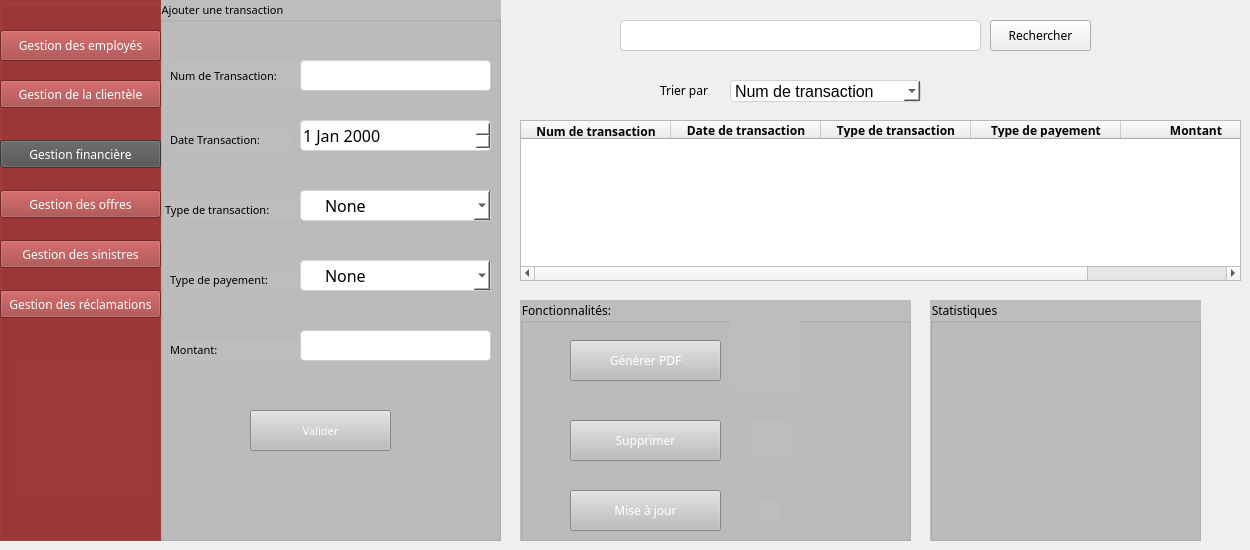
    <widget class="QWidget" name="page_12">
     <widget class="QComboBox" name="comboBox_6">
      <property name="geometry">
       <rect>
        <x>730</x>
        <y>80</y>
        <width>191</width>
        <height>22</height>
       </rect>
      </property>
      <property name="styleSheet">
       <string notr="true">width: 181px;
height: 24px;

/* Body */
font-family: 'Arial Nova';
font-style: normal;
font-weight: 400;
font-size: 16px;
line-height: 150%;
/* identical to box height, or 24px */

/* Label */
color: #000000;


/* Inside auto layout */
flex: none;
order: 0;
flex-grow: 1;
z-index: 0;

/* White */
background: #FFFFFF;
/* Border */
border: 1px solid #CED4DA;
border-radius: 4px;
</string>
      </property>
      <item>
       <property name="text">
        <string>Num de transaction</string>
       </property>
      </item>
      <item>
       <property name="text">
        <string>Date de transaction</string>
       </property>
      </item>
      <item>
       <property name="text">
        <string>Type de transaction</string>
       </property>
      </item>
      <item>
       <property name="text">
        <string>Type de payement</string>
       </property>
      </item>
      <item>
       <property name="text">
        <string>Montant</string>
       </property>
      </item>
     </widget>
     <widget class="QGroupBox" name="groupBox_28">
      <property name="geometry">
       <rect>
        <x>160</x>
        <y>0</y>
        <width>341</width>
        <height>541</height>
       </rect>
      </property>
      <property name="styleSheet">
       <string notr="true">background-color:rgb(189, 189, 189);
font: 87 8pt ;
font-family: Poppins;</string>
      </property>
      <property name="title">
       <string>Ajouter une transaction</string>
      </property>
      <widget class="QLabel" name="label_71">
       <property name="geometry">
        <rect>
         <x>10</x>
         <y>60</y>
         <width>131</width>
         <height>31</height>
        </rect>
       </property>
       <property name="styleSheet">
        <string notr="true">font-family: Poppins;
</string>
       </property>
       <property name="text">
        <string>Num de Transaction:</string>
       </property>
      </widget>
      <widget class="QLabel" name="label_72">
       <property name="geometry">
        <rect>
         <x>10</x>
         <y>130</y>
         <width>121</width>
         <height>20</height>
        </rect>
       </property>
       <property name="styleSheet">
        <string notr="true">font-family: Poppins;
</string>
       </property>
       <property name="text">
        <string>Date Transaction:</string>
       </property>
      </widget>
      <widget class="QLabel" name="label_73">
       <property name="geometry">
        <rect>
         <x>5</x>
         <y>200</y>
         <width>131</width>
         <height>20</height>
        </rect>
       </property>
       <property name="styleSheet">
        <string notr="true">font-family: Poppins;
</string>
       </property>
       <property name="text">
        <string>Type de transaction:</string>
       </property>
      </widget>
      <widget class="QLabel" name="label_74">
       <property name="geometry">
        <rect>
         <x>10</x>
         <y>270</y>
         <width>131</width>
         <height>20</height>
        </rect>
       </property>
       <property name="styleSheet">
        <string notr="true">font-family: Poppins;
</string>
       </property>
       <property name="text">
        <string>Type de payement:</string>
       </property>
      </widget>
      <widget class="QLineEdit" name="lineEdit_num_5">
       <property name="geometry">
        <rect>
         <x>140</x>
         <y>60</y>
         <width>191</width>
         <height>31</height>
        </rect>
       </property>
       <property name="font">
        <font>
         <family>Arial Nova</family>
         <pointsize>9</pointsize>
         <weight>50</weight>
         <italic>false</italic>
         <bold>false</bold>
        </font>
       </property>
       <property name="tabletTracking">
        <bool>false</bool>
       </property>
       <property name="styleSheet">
        <string notr="true">background-color: #ffffff;
font: 9pt &quot;Arial Nova&quot;;
      border: 1px solid #CCCCCC;
      border-radius: 4px;
      height:56px;
      padding: 24px;
      width: 584px;
     display: flex;
	flex-direction: column;
     align-items: flex-start;
      gap: 10px;</string>
       </property>
      </widget>
      <widget class="QPushButton" name="pushButton_V_5">
       <property name="geometry">
        <rect>
         <x>90</x>
         <y>410</y>
         <width>141</width>
         <height>41</height>
        </rect>
       </property>
       <property name="styleSheet">
        <string notr="true">QPushButton:hover {
            background-color: #9f3838;
        }
QPushButton{
color:rgb(255, 255, 255);}</string>
       </property>
       <property name="text">
        <string>Valider</string>
       </property>
      </widget>
      <widget class="QComboBox" name="lineEdit_typeT_5">
       <property name="geometry">
        <rect>
         <x>140</x>
         <y>190</y>
         <width>191</width>
         <height>31</height>
        </rect>
       </property>
       <property name="styleSheet">
        <string notr="true">/* dropdownField */

/* Auto layout */
display: flex;
flex-direction: row;
align-items: center;
padding: 0px;
isolation: isolate;

position: absolute;
width: 213px;
height: 56px;
left: 448px;
top: 394px;

border-radius: 100px;


/* icon */

position: absolute;
width: 24px;
height: 24px;
right: 12px;
top: 17px;


/* Inside auto layout */
flex: none;
order: 0;
flex-grow: 0;
z-index: 1;


/* line */

position: absolute;
left: 82.92%;
right: -19.58%;
top: 33.75%;
bottom: 0.42%;

/* Label */
background: #666666;
transform: rotate(90deg);


/* textField */

box-sizing: border-box;

/* Auto layout */
display: flex;
flex-direction: row;
align-items: center;
padding: 24px;
isolation: isolate;

width: 213px;
height: 56px;

/* White */
background: #FFFFFF;
/* Border */
border: 1px solid #CED4DA;
border-radius: 4px;

/* Inside auto layout */
flex: none;
order: 1;
flex-grow: 1;
z-index: 0;
width: 181px;
height: 24px;

/* Body */
font-family: 'Arial Nova';
font-style: normal;
font-weight: 400;
font-size: 16px;
line-height: 150%;
/* identical to box height, or 24px */

/* Label */
color: #000000;


/* Inside auto layout */
flex: none;
order: 0;
flex-grow: 1;
z-index: 0;</string>
       </property>
       <property name="currentText">
        <string>None</string>
       </property>
       <item>
        <property name="text">
         <string>None</string>
        </property>
       </item>
       <item>
        <property name="text">
         <string>Reglement</string>
        </property>
       </item>
       <item>
        <property name="text">
         <string>Encaissement</string>
        </property>
       </item>
      </widget>
      <widget class="QComboBox" name="lineEdit_typeP_5">
       <property name="geometry">
        <rect>
         <x>140</x>
         <y>260</y>
         <width>191</width>
         <height>31</height>
        </rect>
       </property>
       <property name="styleSheet">
        <string notr="true">/* dropdownField */

/* Auto layout */
display: flex;
flex-direction: row;
align-items: center;
padding: 0px;
isolation: isolate;

position: absolute;
width: 213px;
height: 56px;
left: 448px;
top: 394px;

border-radius: 100px;


/* icon */

position: absolute;
width: 24px;
height: 24px;
right: 12px;
top: 17px;


/* Inside auto layout */
flex: none;
order: 0;
flex-grow: 0;
z-index: 1;


/* line */

position: absolute;
left: 82.92%;
right: -19.58%;
top: 33.75%;
bottom: 0.42%;

/* Label */
background: #666666;
transform: rotate(90deg);


/* textField */

box-sizing: border-box;

/* Auto layout */
display: flex;
flex-direction: row;
align-items: center;
padding: 24px;
isolation: isolate;

width: 213px;
height: 56px;

/* White */
background: #FFFFFF;
/* Border */
border: 1px solid #CED4DA;
border-radius: 4px;

/* Inside auto layout */
flex: none;
order: 1;
flex-grow: 1;
z-index: 0;
width: 181px;
height: 24px;

/* Body */
font-family: 'Arial Nova';
font-style: normal;
font-weight: 400;
font-size: 16px;
line-height: 150%;
/* identical to box height, or 24px */

/* Label */
color: #000000;


/* Inside auto layout */
flex: none;
order: 0;
flex-grow: 1;
z-index: 0;</string>
       </property>
       <item>
        <property name="text">
         <string>None</string>
        </property>
       </item>
       <item>
        <property name="text">
         <string>Espèce</string>
        </property>
       </item>
       <item>
        <property name="text">
         <string>Chèque</string>
        </property>
       </item>
       <item>
        <property name="text">
         <string>Virement</string>
        </property>
       </item>
       <item>
        <property name="text">
         <string>TPE</string>
        </property>
       </item>
      </widget>
      <widget class="QDateEdit" name="lineEdit_date_5">
       <property name="geometry">
        <rect>
         <x>140</x>
         <y>120</y>
         <width>191</width>
         <height>31</height>
        </rect>
       </property>
       <property name="styleSheet">
        <string notr="true">width: 181px;
height: 24px;

/* Body */
font-family: 'Arial Nova';
font-style: normal;
font-weight: 400;
font-size: 16px;
line-height: 150%;
/* identical to box height, or 24px */

/* Label */
color: #000000;


/* Inside auto layout */
flex: none;
order: 0;
flex-grow: 1;
z-index: 0;

/* White */
background: #FFFFFF;
/* Border */
border: 1px solid #CED4DA;
border-radius: 4px;
</string>
       </property>
      </widget>
      <widget class="QLabel" name="label_75">
       <property name="geometry">
        <rect>
         <x>10</x>
         <y>340</y>
         <width>131</width>
         <height>20</height>
        </rect>
       </property>
       <property name="styleSheet">
        <string notr="true">font-family: Poppins;
</string>
       </property>
       <property name="text">
        <string>Montant:</string>
       </property>
      </widget>
      <widget class="QLineEdit" name="lineEdit_montant_5">
       <property name="geometry">
        <rect>
         <x>140</x>
         <y>330</y>
         <width>191</width>
         <height>31</height>
        </rect>
       </property>
       <property name="font">
        <font>
         <family>Arial Nova</family>
         <pointsize>9</pointsize>
         <weight>50</weight>
         <italic>false</italic>
         <bold>false</bold>
        </font>
       </property>
       <property name="tabletTracking">
        <bool>false</bool>
       </property>
       <property name="styleSheet">
        <string notr="true">background-color: #ffffff;
font: 9pt &quot;Arial Nova&quot;;
      border: 1px solid #CCCCCC;
      border-radius: 4px;
      height:56px;
      padding: 24px;
      width: 584px;
     display: flex;
	flex-direction: column;
     align-items: flex-start;
      gap: 10px;</string>
       </property>
      </widget>
     </widget>
     <widget class="QLabel" name="label_35">
      <property name="geometry">
       <rect>
        <x>950</x>
        <y>30</y>
        <width>21</width>
        <height>20</height>
       </rect>
      </property>
      <property name="text">
       <string/>
      </property>
      <property name="pixmap">
       <pixmap>../../../../Downloads/405020030_390110873610731_3857294868988413096_n.png</pixmap>
      </property>
      <property name="scaledContents">
       <bool>true</bool>
      </property>
     </widget>
     <widget class="QPushButton" name="pushButton_88">
      <property name="geometry">
       <rect>
        <x>990</x>
        <y>20</y>
        <width>101</width>
        <height>31</height>
       </rect>
      </property>
      <property name="styleSheet">
       <string notr="true">
QPushButton:hover {
            background-color: #9f3838;
        }
QPushButton{

font-family: Poppins;
}</string>
      </property>
      <property name="text">
       <string>Rechercher</string>
      </property>
     </widget>
     <widget class="QTableWidget" name="tableWidget_8">
      <property name="geometry">
       <rect>
        <x>520</x>
        <y>120</y>
        <width>721</width>
        <height>161</height>
       </rect>
      </property>
      <property name="styleSheet">
       <string notr="true">font-family: Poppins;
</string>
      </property>
      <property name="horizontalScrollBarPolicy">
       <enum>Qt::ScrollBarAlwaysOn</enum>
      </property>
      <property name="autoScrollMargin">
       <number>20</number>
      </property>
      <property name="gridStyle">
       <enum>Qt::SolidLine</enum>
      </property>
      <property name="sortingEnabled">
       <bool>false</bool>
      </property>
      <property name="cornerButtonEnabled">
       <bool>true</bool>
      </property>
      <attribute name="horizontalHeaderDefaultSectionSize">
       <number>150</number>
      </attribute>
      <attribute name="verticalHeaderShowSortIndicator" stdset="0">
       <bool>false</bool>
      </attribute>
      <attribute name="verticalHeaderStretchLastSection">
       <bool>false</bool>
      </attribute>
      <column>
       <property name="text">
        <string>Num de transaction</string>
       </property>
       <property name="font">
        <font>
         <weight>75</weight>
         <bold>true</bold>
         <underline>false</underline>
         <strikeout>false</strikeout>
         <stylestrategy>PreferDefault</stylestrategy>
         <kerning>true</kerning>
        </font>
       </property>
       <property name="textAlignment">
        <set>AlignHCenter|AlignTop</set>
       </property>
      </column>
      <column>
       <property name="text">
        <string>Date de transaction</string>
       </property>
       <property name="font">
        <font>
         <weight>75</weight>
         <bold>true</bold>
        </font>
       </property>
       <property name="textAlignment">
        <set>AlignCenter</set>
       </property>
      </column>
      <column>
       <property name="text">
        <string>Type de transaction</string>
       </property>
       <property name="font">
        <font>
         <weight>75</weight>
         <bold>true</bold>
        </font>
       </property>
       <property name="textAlignment">
        <set>AlignCenter</set>
       </property>
      </column>
      <column>
       <property name="text">
        <string>Type de payement</string>
       </property>
       <property name="font">
        <font>
         <weight>75</weight>
         <bold>true</bold>
        </font>
       </property>
       <property name="textAlignment">
        <set>AlignCenter</set>
       </property>
      </column>
      <column>
       <property name="text">
        <string>Montant</string>
       </property>
       <property name="font">
        <font>
         <weight>75</weight>
         <bold>true</bold>
        </font>
       </property>
       <property name="textAlignment">
        <set>AlignCenter</set>
       </property>
      </column>
     </widget>
     <widget class="QGroupBox" name="groupBox_29">
      <property name="geometry">
       <rect>
        <x>930</x>
        <y>300</y>
        <width>271</width>
        <height>241</height>
       </rect>
      </property>
      <property name="styleSheet">
       <string notr="true">background-color:rgb(189, 189, 189);
font-family: Poppins;</string>
      </property>
      <property name="title">
       <string>Statistiques</string>
      </property>
     </widget>
     <widget class="QGroupBox" name="groupBox_30">
      <property name="geometry">
       <rect>
        <x>0</x>
        <y>0</y>
        <width>161</width>
        <height>541</height>
       </rect>
      </property>
      <property name="styleSheet">
       <string notr="true">background-color: #9f3838;
    height: 88.6rem;
    left: 0;
    position: absolute;
    top: 8.7rem;
    width: 29rem;</string>
      </property>
      <property name="title">
       <string/>
      </property>
      <widget class="QPushButton" name="pushButton_89">
       <property name="geometry">
        <rect>
         <x>0</x>
         <y>30</y>
         <width>161</width>
         <height>31</height>
        </rect>
       </property>
       <property name="styleSheet">
        <string notr="true">QPushButton{
color:rgb(255, 255, 255);
          flex-shrink: 0;
          font-family: Poppins;
          font-size: 2rem;
          font-weight: 400;
          line-height: 1.5;
          white-space: nowrap;
}
QPushButton:hover {
            background-color: #505050;
        }</string>
       </property>
       <property name="text">
        <string>Gestion des employés</string>
       </property>
      </widget>
      <widget class="QPushButton" name="pushButton_90">
       <property name="geometry">
        <rect>
         <x>0</x>
         <y>80</y>
         <width>161</width>
         <height>28</height>
        </rect>
       </property>
       <property name="styleSheet">
        <string notr="true">QPushButton{
color:rgb(255, 255, 255);
          flex-shrink: 0;
          font-family: Poppins;
          font-size: 2rem;
          font-weight: 400;
          line-height: 1.5;
          white-space: nowrap;
}
QPushButton:hover {
            background-color: #505050;
        }</string>
       </property>
       <property name="text">
        <string>Gestion de la clientèle</string>
       </property>
      </widget>
      <widget class="QPushButton" name="pushButton_91">
       <property name="geometry">
        <rect>
         <x>0</x>
         <y>140</y>
         <width>161</width>
         <height>28</height>
        </rect>
       </property>
       <property name="styleSheet">
        <string notr="true">QPushButton{
color:rgb(255, 255, 255);
 background-color: #505050;
          flex-shrink: 0;
          font-family: Poppins;
          font-size: 2rem;
          font-weight: 400;
          line-height: 1.5;
          white-space: nowrap;
}
QPushButton:hover {
            background-color: #505050;
        }</string>
       </property>
       <property name="text">
        <string>Gestion financière</string>
       </property>
      </widget>
      <widget class="QPushButton" name="pushButton_92">
       <property name="geometry">
        <rect>
         <x>0</x>
         <y>190</y>
         <width>161</width>
         <height>28</height>
        </rect>
       </property>
       <property name="styleSheet">
        <string notr="true">QPushButton{
color:rgb(255, 255, 255);
          flex-shrink: 0;
          font-family: Poppins;
          font-size: 2rem;
          font-weight: 400;
          line-height: 1.5;
          white-space: nowrap;
}
QPushButton:hover {
            background-color: #505050;
        }</string>
       </property>
       <property name="text">
        <string>Gestion des offres</string>
       </property>
      </widget>
      <widget class="QLabel" name="label_76">
       <property name="geometry">
        <rect>
         <x>10</x>
         <y>360</y>
         <width>141</width>
         <height>141</height>
        </rect>
       </property>
       <property name="text">
        <string/>
       </property>
       <property name="pixmap">
        <pixmap>../../../projet/projet/405104671_894605635545040_6599617230245675821_n.png</pixmap>
       </property>
       <property name="scaledContents">
        <bool>true</bool>
       </property>
      </widget>
      <widget class="QPushButton" name="pushButton_93">
       <property name="geometry">
        <rect>
         <x>0</x>
         <y>240</y>
         <width>161</width>
         <height>28</height>
        </rect>
       </property>
       <property name="styleSheet">
        <string notr="true">QPushButton{
color:rgb(255, 255, 255);
          flex-shrink: 0;
          font-family: Poppins;
          font-size: 2rem;
          font-weight: 400;
          line-height: 1.5;
          white-space: nowrap;
}
QPushButton:hover {
            background-color: #505050;
        }</string>
       </property>
       <property name="text">
        <string>Gestion des sinistres</string>
       </property>
      </widget>
      <widget class="QPushButton" name="pushButton_94">
       <property name="geometry">
        <rect>
         <x>0</x>
         <y>290</y>
         <width>161</width>
         <height>28</height>
        </rect>
       </property>
       <property name="styleSheet">
        <string notr="true">QPushButton{
color:rgb(255, 255, 255);
          flex-shrink: 0;
          font-family: Poppins;
          font-size: 2rem;
          font-weight: 400;
          line-height: 1.5;
          white-space: nowrap;
}
QPushButton:hover {
            background-color: #505050;
        }</string>
       </property>
       <property name="text">
        <string>Gestion des réclamations</string>
       </property>
      </widget>
     </widget>
     <widget class="QLineEdit" name="lineEdit_8">
      <property name="geometry">
       <rect>
        <x>620</x>
        <y>20</y>
        <width>361</width>
        <height>31</height>
       </rect>
      </property>
      <property name="cursor">
       <cursorShape>BusyCursor</cursorShape>
      </property>
      <property name="styleSheet">
       <string notr="true">background-color: #ffffff;
font: 8pt &quot;Arial Nova&quot;;
      border: 1px solid #CCCCCC;
      border-radius: 4px;
      height:56px;
      padding: 24px;
      width: 584px;
     display: flex;
	flex-direction: column;
     align-items: flex-start;
      gap: 15px;</string>
      </property>
      <property name="text">
       <string/>
      </property>
     </widget>
     <widget class="QLabel" name="label_36">
      <property name="geometry">
       <rect>
        <x>660</x>
        <y>80</y>
        <width>61</width>
        <height>21</height>
       </rect>
      </property>
      <property name="styleSheet">
       <string notr="true">font-family: Poppins;
</string>
      </property>
      <property name="text">
       <string>Trier par</string>
      </property>
     </widget>
     <widget class="QGroupBox" name="groupBox_31">
      <property name="geometry">
       <rect>
        <x>520</x>
        <y>300</y>
        <width>391</width>
        <height>241</height>
       </rect>
      </property>
      <property name="styleSheet">
       <string notr="true">background-color:rgb(189, 189, 189);
font-family: Poppins;</string>
      </property>
      <property name="title">
       <string>Fonctionnalités:</string>
      </property>
      <widget class="QPushButton" name="pushButton_95">
       <property name="geometry">
        <rect>
         <x>50</x>
         <y>40</y>
         <width>151</width>
         <height>41</height>
        </rect>
       </property>
       <property name="styleSheet">
        <string notr="true">QPushButton:hover {
            background-color: #9f3838;
        }
QPushButton{
color:rgb(255, 255, 255);}</string>
       </property>
       <property name="text">
        <string>Générer PDF</string>
       </property>
      </widget>
      <widget class="QPushButton" name="pushButton_96">
       <property name="geometry">
        <rect>
         <x>50</x>
         <y>120</y>
         <width>151</width>
         <height>41</height>
        </rect>
       </property>
       <property name="styleSheet">
        <string notr="true">QPushButton:hover {
            background-color: #9f3838;
        }
QPushButton{
color:rgb(255, 255, 255);}</string>
       </property>
       <property name="text">
        <string>Supprimer</string>
       </property>
      </widget>
      <widget class="QLabel" name="label_77">
       <property name="geometry">
        <rect>
         <x>210</x>
         <y>20</y>
         <width>71</width>
         <height>71</height>
        </rect>
       </property>
       <property name="text">
        <string/>
       </property>
       <property name="pixmap">
        <pixmap>ressources/419031899_907399534185843_8954765010195190949_n.png</pixmap>
       </property>
       <property name="scaledContents">
        <bool>true</bool>
       </property>
      </widget>
      <widget class="QLabel" name="label_78">
       <property name="geometry">
        <rect>
         <x>230</x>
         <y>120</y>
         <width>41</width>
         <height>41</height>
        </rect>
       </property>
       <property name="text">
        <string/>
       </property>
       <property name="pixmap">
        <pixmap>ressources/422670916_952311876457594_4377088818375921302_n.png</pixmap>
       </property>
       <property name="scaledContents">
        <bool>true</bool>
       </property>
      </widget>
      <widget class="QPushButton" name="pushButton_97">
       <property name="geometry">
        <rect>
         <x>50</x>
         <y>190</y>
         <width>151</width>
         <height>41</height>
        </rect>
       </property>
       <property name="styleSheet">
        <string notr="true">QPushButton:hover {
            background-color: #9f3838;
        }
QPushButton{
color:rgb(255, 255, 255);}</string>
       </property>
       <property name="text">
        <string>Mise à jour</string>
       </property>
      </widget>
      <widget class="QLabel" name="label_37">
       <property name="geometry">
        <rect>
         <x>240</x>
         <y>200</y>
         <width>21</width>
         <height>21</height>
        </rect>
       </property>
       <property name="text">
        <string/>
       </property>
       <property name="pixmap">
        <pixmap>ressources/426413442_2595999480574305_7482630788142818249_n.png</pixmap>
       </property>
       <property name="scaledContents">
        <bool>true</bool>
       </property>
      </widget>
     </widget>
    </widget>
